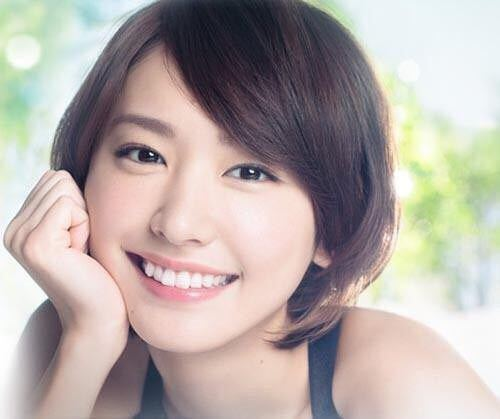
#> input picture machine learning/Aragaki_Yui.jpg, 500 x 419 px
$ jupyter execute 'computer version.ipynb'
#> lines starting #> are read from the running program, lines starting #| are printed output that depends on the picture
# 锐化

[cell 1]
import cv2 as cv
import numpy as np
import matplotlib.pyplot as plt # plt 用于显示图片
import matplotlib.image as mpimg # mpimg 用于读取图片
import numpy as np

def custom_blur_demo(image):
    kernel = np.array([[0, -1, 0], [-1, 5, -1], [0, -1, 0]], np.float32) #锐化
    dst = cv.filter2D(image, -1, kernel=kernel)
   # cv.imshow("custom_blur_demo", dst)
    return dst

plt.figure(num='astronaut',figsize=(15,15))  #创建一个名为astronaut的窗口,并设置大小

src = cv.imread("Aragaki_Yui.jpg")
#> src is the input picture: shape (419, 500, 3); mean B, G, R 166.8, 170.7, 180.9

dst = custom_blur_demo(src)
#> in custom_blur_demo, `dst = cv.filter2D(image, -1, kernel=kernel)`:
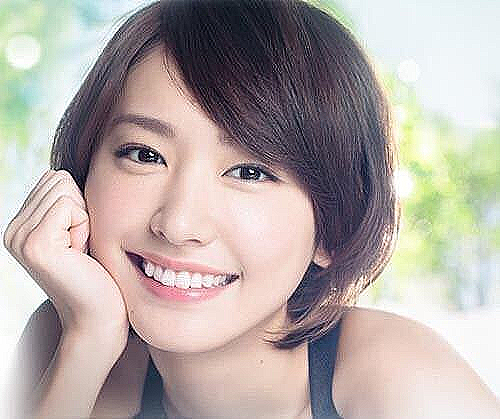
#> dst: shape (419, 500, 3); mean B, G, R 166.7, 170.6, 180.6

plt.subplot(1,2,1)
plt.imshow(src)
plt.title("input")
plt.axis('off')

plt.subplot(1,2,2)
plt.imshow(dst)
plt.title('sharp')
plt.axis('off')
plt.show()
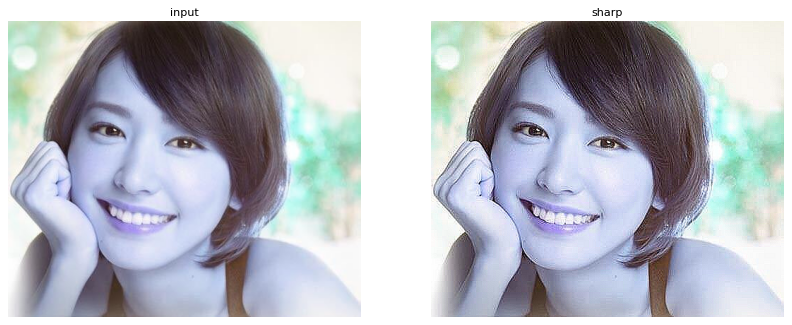
#> figure drawn by matplotlib, 2 panels; B, G, R data is drawn as R, G, B
